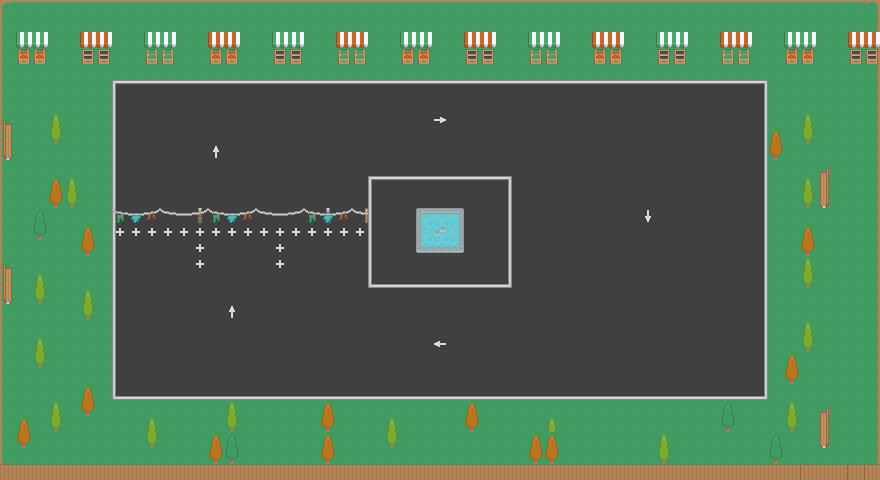

Rendered tile map (Tiled .tmx) drawn with the repository's tilesets; below, a short description and the map source with its tile grids summarised:
An orthogonal 55x30 tile map with 16x16 px tiles, 6 tile layers (ground, road, fance, on_finish, ...) and 4 objects.

<map version="1.10" tiledversion="1.11.2" orientation="orthogonal" renderorder="right-down" width="55" height="30" tilewidth="16" tileheight="16" infinite="0" nextlayerid="8" nextobjectid="11">
 <tileset firstgid="1" source="road_tiles.tsx" />
 <layer id="1" name="ground" width="55" height="30">
  <data>[1650 cells, 1650 non-empty, 9 distinct tile ids]</data>
 </layer>
 <layer id="2" name="road" width="55" height="30">
  <data>[1650 cells, 820 non-empty, 6 distinct tile ids]</data>
 </layer>
 <layer id="3" name="fance" width="55" height="30">
  <data>[1650 cells, 343 non-empty, 41 distinct tile ids]</data>
 </layer>
 <layer id="4" name="on_finish" width="55" height="30">
  <data>[1650 cells, 3 non-empty, 2 distinct tile ids]</data>
 </layer>
 <layer id="5" name="finish" width="55" height="30">
  <data>[1650 cells, 16 non-empty, 6 distinct tile ids]</data>
 </layer>
 <layer id="6" name="collusion" width="55" height="30">
  <data>[1650 cells, 0 non-empty, 0 distinct tile ids]</data>
 </layer>
 <objectgroup id="7" name="checkpoints">
  <object id="4" x="111" y="146" width="262" height="32" />
  <object id="7" x="515" y="184" width="248" height="24" />
  <object id="8" x="371" y="288" width="27" height="108" />
  <object id="9" x="124" y="233" width="244" height="7" />
 </objectgroup>
</map>
